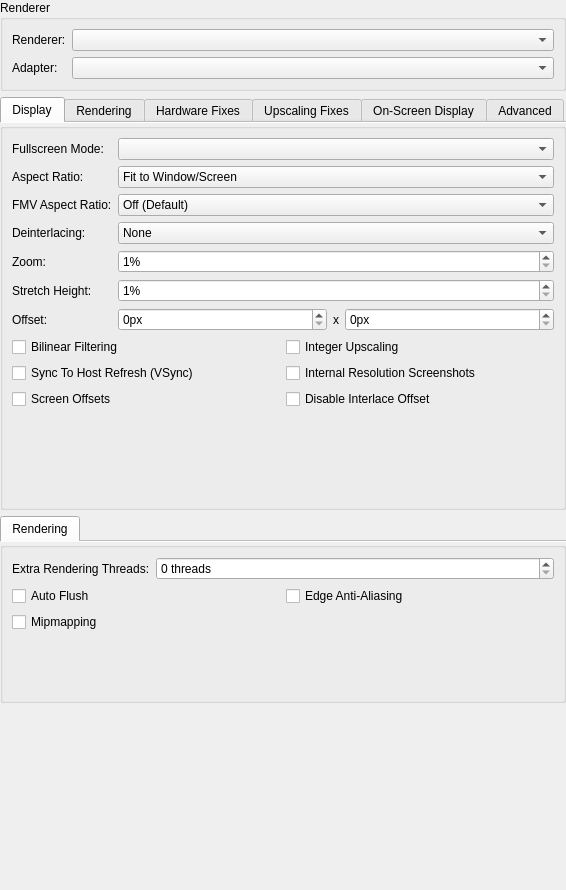
<?xml version="1.0" encoding="UTF-8"?>
<ui version="4.0">
 <class>GraphicsSettingsWidget</class>
 <widget class="QWidget" name="GraphicsSettingsWidget">
  <property name="geometry">
   <rect>
    <x>0</x>
    <y>0</y>
    <width>566</width>
    <height>890</height>
   </rect>
  </property>
  <property name="windowTitle">
   <string>Form</string>
  </property>
  <layout class="QVBoxLayout" name="verticalLayout">
   <property name="leftMargin">
    <number>0</number>
   </property>
   <property name="topMargin">
    <number>0</number>
   </property>
   <property name="rightMargin">
    <number>0</number>
   </property>
   <property name="bottomMargin">
    <number>0</number>
   </property>
   <item>
    <widget class="QGroupBox" name="groupBox_3">
     <property name="title">
      <string>Renderer</string>
     </property>
     <layout class="QFormLayout" name="formLayout">
      <item row="0" column="0">
       <widget class="QLabel" name="label_4">
        <property name="text">
         <string>Renderer:</string>
        </property>
       </widget>
      </item>
      <item row="0" column="1">
       <widget class="QComboBox" name="renderer"/>
      </item>
      <item row="1" column="0">
       <widget class="QLabel" name="label_3">
        <property name="text">
         <string>Adapter:</string>
        </property>
       </widget>
      </item>
      <item row="1" column="1">
       <widget class="QComboBox" name="adapter"/>
      </item>
     </layout>
    </widget>
   </item>
   <item>
    <widget class="QTabWidget" name="hardwareRendererGroup">
     <property name="currentIndex">
      <number>0</number>
     </property>
     <property name="documentMode">
      <bool>true</bool>
     </property>
     <widget class="QGroupBox" name="gameDisplayTab">
      <attribute name="title">
       <string>Display</string>
      </attribute>
      <layout class="QFormLayout" name="formLayout_7">
       <item row="0" column="0">
        <widget class="QLabel" name="label_28">
         <property name="text">
          <string>Fullscreen Mode:</string>
         </property>
        </widget>
       </item>
       <item row="0" column="1">
        <widget class="QComboBox" name="fullscreenModes"/>
       </item>
       <item row="1" column="0">
        <widget class="QLabel" name="label_27">
         <property name="text">
          <string>Aspect Ratio:</string>
         </property>
        </widget>
       </item>
       <item row="1" column="1">
        <widget class="QComboBox" name="aspectRatio">
         <item>
          <property name="text">
           <string>Fit to Window/Screen</string>
          </property>
         </item>
         <item>
          <property name="text">
           <string>Auto Standard (4:3/3:2 Progressive)</string>
          </property>
         </item>
         <item>
          <property name="text">
           <string>Standard (4:3)</string>
          </property>
         </item>
         <item>
          <property name="text">
           <string>Widescreen (16:9)</string>
          </property>
         </item>
        </widget>
       </item>
       <item row="2" column="0">
        <widget class="QLabel" name="label_22">
         <property name="text">
          <string>FMV Aspect Ratio:</string>
         </property>
        </widget>
       </item>
       <item row="2" column="1">
        <widget class="QComboBox" name="fmvAspectRatio">
         <item>
          <property name="text">
           <string>Off (Default)</string>
          </property>
         </item>
         <item>
          <property name="text">
           <string>Auto Standard (4:3/3:2 Progressive)</string>
          </property>
         </item>
         <item>
          <property name="text">
           <string>Standard (4:3)</string>
          </property>
         </item>
         <item>
          <property name="text">
           <string>Widescreen (16:9)</string>
          </property>
         </item>
        </widget>
       </item>
       <item row="3" column="0">
        <widget class="QLabel" name="label_23">
         <property name="text">
          <string>Deinterlacing:</string>
         </property>
        </widget>
       </item>
       <item row="3" column="1">
        <widget class="QComboBox" name="interlacing">
         <item>
          <property name="text">
           <string>None</string>
          </property>
         </item>
         <item>
          <property name="text">
           <string>Weave (Top Field First, Sawtooth)</string>
          </property>
         </item>
         <item>
          <property name="text">
           <string>Weave (Bottom Field First, Sawtooth)</string>
          </property>
         </item>
         <item>
          <property name="text">
           <string>Bob (Top Field First)</string>
          </property>
         </item>
         <item>
          <property name="text">
           <string>Bob (Bottom Field First)</string>
          </property>
         </item>
         <item>
          <property name="text">
           <string>Blend (Top Field First, Half FPS)</string>
          </property>
         </item>
         <item>
          <property name="text">
           <string>Blend (Bottom Field First, Half FPS)</string>
          </property>
         </item>
         <item>
          <property name="text">
           <string>Automatic (Default)</string>
          </property>
         </item>
        </widget>
       </item>
       <item row="4" column="0">
        <widget class="QLabel" name="label_21">
         <property name="text">
          <string>Zoom:</string>
         </property>
        </widget>
       </item>
       <item row="4" column="1">
        <widget class="QSpinBox" name="zoom">
         <property name="suffix">
          <string>%</string>
         </property>
         <property name="minimum">
          <number>1</number>
         </property>
         <property name="maximum">
          <number>300</number>
         </property>
        </widget>
       </item>
       <item row="5" column="0">
        <widget class="QLabel" name="label_24">
         <property name="text">
          <string>Stretch Height:</string>
         </property>
        </widget>
       </item>
       <item row="5" column="1">
        <widget class="QSpinBox" name="stretchY">
         <property name="suffix">
          <string>%</string>
         </property>
         <property name="minimum">
          <number>1</number>
         </property>
         <property name="maximum">
          <number>300</number>
         </property>
        </widget>
       </item>
       <item row="6" column="0">
        <widget class="QLabel" name="label_26">
         <property name="text">
          <string>Offset:</string>
         </property>
        </widget>
       </item>
       <item row="6" column="1">
        <layout class="QHBoxLayout" name="horizontalLayout_3" stretch="1,0,1">
         <item>
          <widget class="QSpinBox" name="offsetX">
           <property name="suffix">
            <string>px</string>
           </property>
           <property name="maximum">
            <number>1000</number>
           </property>
          </widget>
         </item>
         <item>
          <widget class="QLabel" name="label_25">
           <property name="text">
            <string>x</string>
           </property>
          </widget>
         </item>
         <item>
          <widget class="QSpinBox" name="offsetY">
           <property name="suffix">
            <string>px</string>
           </property>
           <property name="maximum">
            <number>1000</number>
           </property>
          </widget>
         </item>
        </layout>
       </item>
       <item row="7" column="0" colspan="2">
        <layout class="QGridLayout" name="gridLayout_5">
         <item row="1" column="1">
          <widget class="QCheckBox" name="internalResolutionScreenshots">
           <property name="text">
            <string>Internal Resolution Screenshots</string>
           </property>
          </widget>
         </item>
         <item row="2" column="0">
          <widget class="QCheckBox" name="PCRTCOffsets">
           <property name="text">
            <string>Screen Offsets</string>
           </property>
          </widget>
         </item>
         <item row="1" column="0">
          <widget class="QCheckBox" name="vsync">
           <property name="text">
            <string>Sync To Host Refresh (VSync)</string>
           </property>
          </widget>
         </item>
         <item row="0" column="1">
          <widget class="QCheckBox" name="integerScaling">
           <property name="text">
            <string>Integer Upscaling</string>
           </property>
          </widget>
         </item>
         <item row="0" column="0">
          <widget class="QCheckBox" name="bilinearFiltering">
           <property name="text">
            <string>Bilinear Filtering</string>
           </property>
          </widget>
         </item>
         <item row="2" column="1">
          <widget class="QCheckBox" name="DisableInterlaceOffset">
           <property name="toolTip">
            <string>Disables interlacing offset which may reduce blurring in some situations.</string>
           </property>
           <property name="text">
            <string>Disable Interlace Offset</string>
           </property>
          </widget>
         </item>
        </layout>
       </item>
      </layout>
     </widget>
     <widget class="QGroupBox" name="hardwareRenderingTab">
      <attribute name="title">
       <string>Rendering</string>
      </attribute>
      <layout class="QFormLayout" name="formLayout_4">
       <item row="0" column="0">
        <widget class="QLabel" name="label">
         <property name="text">
          <string>Internal Resolution:</string>
         </property>
        </widget>
       </item>
       <item row="0" column="1">
        <widget class="QComboBox" name="upscaleMultiplier">
         <item>
          <property name="text">
           <string>Native (PS2)</string>
          </property>
         </item>
         <item>
          <property name="text">
           <string>2x Native (~720p)</string>
          </property>
         </item>
         <item>
          <property name="text">
           <string>3x Native (~1080p)</string>
          </property>
         </item>
         <item>
          <property name="text">
           <string>4x Native (~1440p/2K)</string>
          </property>
         </item>
         <item>
          <property name="text">
           <string>5x Native (~1620p)</string>
          </property>
         </item>
         <item>
          <property name="text">
           <string>6x Native (~2160p/4K)</string>
          </property>
         </item>
         <item>
          <property name="text">
           <string>7x Native (~2520p)</string>
          </property>
         </item>
         <item>
          <property name="text">
           <string>8x Native (~2880p)</string>
          </property>
         </item>
        </widget>
       </item>
       <item row="1" column="0">
        <widget class="QLabel" name="label_6">
         <property name="text">
          <string>Mipmapping:</string>
         </property>
        </widget>
       </item>
       <item row="1" column="1">
        <widget class="QComboBox" name="mipmapping">
         <item>
          <property name="text">
           <string>Automatic (Default)</string>
          </property>
         </item>
         <item>
          <property name="text">
           <string>Off</string>
          </property>
         </item>
         <item>
          <property name="text">
           <string>Basic (Generated Mipmaps)</string>
          </property>
         </item>
         <item>
          <property name="text">
           <string>Full (PS2 Mipmaps)</string>
          </property>
         </item>
        </widget>
       </item>
       <item row="2" column="0">
        <widget class="QLabel" name="label_13">
         <property name="text">
          <string>Texture Filtering:</string>
         </property>
        </widget>
       </item>
       <item row="2" column="1">
        <widget class="QComboBox" name="textureFiltering">
         <item>
          <property name="text">
           <string>Nearest</string>
          </property>
         </item>
         <item>
          <property name="text">
           <string>Bilinear (Forced)</string>
          </property>
         </item>
         <item>
          <property name="text">
           <string>Bilinear (PS2)</string>
          </property>
         </item>
         <item>
          <property name="text">
           <string>Bilinear (Forced excluding sprite)</string>
          </property>
         </item>
        </widget>
       </item>
       <item row="3" column="0">
        <widget class="QLabel" name="label_11">
         <property name="text">
          <string>Trilinear Filtering:</string>
         </property>
        </widget>
       </item>
       <item row="3" column="1">
        <widget class="QComboBox" name="trilinearFiltering">
         <item>
          <property name="text">
           <string>Automatic (Default)</string>
          </property>
         </item>
         <item>
          <property name="text">
           <string>Off (None)</string>
          </property>
         </item>
         <item>
          <property name="text">
           <string>Trilinear (PS2)</string>
          </property>
         </item>
         <item>
          <property name="text">
           <string>Trilinear (Forced)</string>
          </property>
         </item>
        </widget>
       </item>
       <item row="4" column="0">
        <widget class="QLabel" name="label_5">
         <property name="text">
          <string>Anisotropic Filtering:</string>
         </property>
        </widget>
       </item>
       <item row="4" column="1">
        <widget class="QComboBox" name="anisotropicFiltering"/>
       </item>
       <item row="5" column="0">
        <widget class="QLabel" name="label_2">
         <property name="text">
          <string>Dithering:</string>
         </property>
        </widget>
       </item>
       <item row="5" column="1">
        <widget class="QComboBox" name="dithering">
         <item>
          <property name="text">
           <string>Off</string>
          </property>
         </item>
         <item>
          <property name="text">
           <string>Scaled</string>
          </property>
         </item>
         <item>
          <property name="text">
           <string>Unscaled (Default)</string>
          </property>
         </item>
        </widget>
       </item>
       <item row="6" column="0">
        <widget class="QLabel" name="label_7">
         <property name="text">
          <string>CRC Fix Level:</string>
         </property>
        </widget>
       </item>
       <item row="6" column="1">
        <widget class="QComboBox" name="crcFixLevel">
         <item>
          <property name="text">
           <string>Automatic (Default)</string>
          </property>
         </item>
         <item>
          <property name="text">
           <string>None (Debug)</string>
          </property>
         </item>
         <item>
          <property name="text">
           <string>Minimum (Debug)</string>
          </property>
         </item>
         <item>
          <property name="text">
           <string>Partial (OpenGL)</string>
          </property>
         </item>
         <item>
          <property name="text">
           <string>Full (Direct3D)</string>
          </property>
         </item>
         <item>
          <property name="text">
           <string>Aggressive</string>
          </property>
         </item>
        </widget>
       </item>
       <item row="7" column="0">
        <widget class="QLabel" name="label_8">
         <property name="text">
          <string>Blending Accuracy:</string>
         </property>
        </widget>
       </item>
       <item row="7" column="1">
        <widget class="QComboBox" name="blending">
         <item>
          <property name="text">
           <string>Minimum</string>
          </property>
         </item>
         <item>
          <property name="text">
           <string>Basic (Recommended)</string>
          </property>
         </item>
         <item>
          <property name="text">
           <string>Medium</string>
          </property>
         </item>
         <item>
          <property name="text">
           <string>High</string>
          </property>
         </item>
         <item>
          <property name="text">
           <string>Full (Slow)</string>
          </property>
         </item>
         <item>
          <property name="text">
           <string>Maximum (Very Slow)</string>
          </property>
         </item>
        </widget>
       </item>
       <item row="9" column="0" colspan="2">
        <layout class="QGridLayout" name="basicCheckboxGridLayout">
         <item row="1" column="0">
          <widget class="QCheckBox" name="gpuPaletteConversion">
           <property name="text">
            <string>GPU Palette Conversion</string>
           </property>
          </widget>
         </item>
         <item row="0" column="1">
          <widget class="QCheckBox" name="conservativeBufferAllocation">
           <property name="text">
            <string>Conservative Buffer Allocation</string>
           </property>
          </widget>
         </item>
         <item row="0" column="0">
          <widget class="QCheckBox" name="accurateDATE">
           <property name="text">
            <string>Accurate Destination Alpha Test</string>
           </property>
          </widget>
         </item>
         <item row="1" column="1">
          <widget class="QCheckBox" name="enableHWFixes">
           <property name="text">
            <string>Manual Hardware Renderer Fixes</string>
           </property>
          </widget>
         </item>
        </layout>
       </item>
       <item row="8" column="0">
        <widget class="QLabel" name="label_20">
         <property name="text">
          <string>Texture Preloading:</string>
         </property>
        </widget>
       </item>
       <item row="8" column="1">
        <widget class="QComboBox" name="texturePreloading">
         <item>
          <property name="text">
           <string>None</string>
          </property>
         </item>
         <item>
          <property name="text">
           <string>Partial</string>
          </property>
         </item>
         <item>
          <property name="text">
           <string>Full (Hash Cache)</string>
          </property>
         </item>
        </widget>
       </item>
      </layout>
     </widget>
     <widget class="QGroupBox" name="hardwareFixesTab">
      <attribute name="title">
       <string>Hardware Fixes</string>
      </attribute>
      <layout class="QFormLayout" name="formLayout_2">
       <item row="0" column="0">
        <widget class="QLabel" name="label_10">
         <property name="text">
          <string>Half Screen Fix:</string>
         </property>
        </widget>
       </item>
       <item row="0" column="1">
        <widget class="QComboBox" name="halfScreenFix">
         <item>
          <property name="text">
           <string>Automatic (Default)</string>
          </property>
         </item>
         <item>
          <property name="text">
           <string>Force Disabled</string>
          </property>
         </item>
         <item>
          <property name="text">
           <string>Force Enabled</string>
          </property>
         </item>
        </widget>
       </item>
       <item row="1" column="0">
        <widget class="QLabel" name="label_12">
         <property name="text">
          <string>Skipdraw Range:</string>
         </property>
        </widget>
       </item>
       <item row="1" column="1">
        <layout class="QHBoxLayout" name="horizontalLayout">
         <item>
          <widget class="QSpinBox" name="skipDrawStart">
           <property name="maximum">
            <number>10000</number>
           </property>
          </widget>
         </item>
         <item>
          <widget class="QSpinBox" name="skipDrawEnd">
           <property name="maximum">
            <number>10000</number>
           </property>
          </widget>
         </item>
        </layout>
       </item>
       <item row="2" column="0" colspan="2">
        <layout class="QGridLayout" name="gridLayout">
         <item row="0" column="0">
          <widget class="QCheckBox" name="hwAutoFlush">
           <property name="text">
            <string>Auto Flush</string>
           </property>
          </widget>
         </item>
         <item row="0" column="1">
          <widget class="QCheckBox" name="frameBufferConversion">
           <property name="text">
            <string>Frame Buffer Conversion</string>
           </property>
          </widget>
         </item>
         <item row="1" column="0">
          <widget class="QCheckBox" name="disableDepthEmulation">
           <property name="text">
            <string>Disable Depth Emulation</string>
           </property>
          </widget>
         </item>
         <item row="1" column="1">
          <widget class="QCheckBox" name="memoryWrapping">
           <property name="text">
            <string>Memory Wrapping</string>
           </property>
          </widget>
         </item>
         <item row="2" column="0">
          <widget class="QCheckBox" name="disableSafeFeatures">
           <property name="text">
            <string>Disable Safe Features</string>
           </property>
          </widget>
         </item>
         <item row="2" column="1">
          <widget class="QCheckBox" name="preloadFrameData">
           <property name="text">
            <string>Preload Frame Data</string>
           </property>
          </widget>
         </item>
         <item row="3" column="0">
          <widget class="QCheckBox" name="disablePartialInvalidation">
           <property name="text">
            <string>Disable Partial Invalidation</string>
           </property>
          </widget>
         </item>
          <item row="4" column="0">
            <widget class="QCheckBox" name="PushbackTargetValid">
              <property name="text">
                <string>Pushback Target Valid</string>
              </property>
            </widget>
          </item>
         <item row="3" column="1">
          <widget class="QCheckBox" name="textureInsideRt">
           <property name="text">
            <string>Texture Inside RT</string>
           </property>
          </widget>
         </item>
        </layout>
       </item>
      </layout>
     </widget>
     <widget class="QGroupBox" name="upscalingFixesTab">
      <attribute name="title">
       <string>Upscaling Fixes</string>
      </attribute>
      <layout class="QFormLayout" name="formLayout_5">
       <item row="0" column="0">
        <widget class="QLabel" name="label_14">
         <property name="text">
          <string>Half Pixel Offset:</string>
         </property>
        </widget>
       </item>
       <item row="0" column="1">
        <widget class="QComboBox" name="halfPixelOffset">
         <item>
          <property name="text">
           <string>Off (Default)</string>
          </property>
         </item>
         <item>
          <property name="text">
           <string>Normal (Vertex)</string>
          </property>
         </item>
         <item>
          <property name="text">
           <string>Special (Texture)</string>
          </property>
         </item>
         <item>
          <property name="text">
           <string>Special (Texture - Aggressive)</string>
          </property>
         </item>
        </widget>
       </item>
       <item row="1" column="0">
        <widget class="QLabel" name="label_15">
         <property name="text">
          <string>Round Sprite:</string>
         </property>
        </widget>
       </item>
       <item row="1" column="1">
        <widget class="QComboBox" name="roundSprite">
         <item>
          <property name="text">
           <string>Off (Default)</string>
          </property>
         </item>
         <item>
          <property name="text">
           <string>Half</string>
          </property>
         </item>
         <item>
          <property name="text">
           <string>Full</string>
          </property>
         </item>
        </widget>
       </item>
       <item row="2" column="0">
        <widget class="QLabel" name="label_16">
         <property name="text">
          <string>Texture Offsets:</string>
         </property>
        </widget>
       </item>
       <item row="2" column="1">
        <layout class="QHBoxLayout" name="horizontalLayout_2" stretch="0,1,0,1">
         <item>
          <widget class="QLabel" name="label_17">
           <property name="text">
            <string>X:</string>
           </property>
          </widget>
         </item>
         <item>
          <widget class="QSpinBox" name="textureOffsetX">
           <property name="maximum">
            <number>1000</number>
           </property>
          </widget>
         </item>
         <item>
          <widget class="QLabel" name="label_18">
           <property name="text">
            <string>Y:</string>
           </property>
          </widget>
         </item>
         <item>
          <widget class="QSpinBox" name="textureOffsetY">
           <property name="maximum">
            <number>1000</number>
           </property>
          </widget>
         </item>
        </layout>
       </item>
       <item row="3" column="0" colspan="2">
        <layout class="QGridLayout" name="gridLayout_3">
         <item row="0" column="1">
          <widget class="QCheckBox" name="mergeSprite">
           <property name="text">
            <string>Merge Sprite</string>
           </property>
          </widget>
         </item>
         <item row="0" column="0">
          <widget class="QCheckBox" name="alignSprite">
           <property name="text">
            <string>Align Sprite</string>
           </property>
          </widget>
         </item>
         <item row="1" column="0">
          <widget class="QCheckBox" name="wildHack">
           <property name="text">
            <string>Wild Arms Hack</string>
           </property>
          </widget>
         </item>
        </layout>
       </item>
      </layout>
     </widget>
     <widget class="QGroupBox" name="osdTab">
      <attribute name="title">
       <string>On-Screen Display</string>
      </attribute>
      <layout class="QVBoxLayout" name="verticalLayout_3">
       <item>
        <widget class="QGroupBox" name="groupBox_4">
         <property name="title">
          <string>On-Screen Display</string>
         </property>
         <layout class="QFormLayout" name="formLayout_8">
          <item row="0" column="0">
           <widget class="QLabel" name="label_29">
            <property name="text">
             <string>OSD Scale:</string>
            </property>
           </widget>
          </item>
          <item row="0" column="1">
           <widget class="QSpinBox" name="osdScale">
            <property name="suffix">
             <string>%</string>
            </property>
            <property name="minimum">
             <number>100</number>
            </property>
            <property name="maximum">
             <number>500</number>
            </property>
           </widget>
          </item>
          <item row="1" column="0" colspan="2">
           <layout class="QGridLayout" name="gridLayout_6">
            <item row="0" column="0">
             <widget class="QCheckBox" name="osdShowMessages">
              <property name="text">
               <string>Show Notifications</string>
              </property>
             </widget>
            </item>
            <item row="0" column="1">
             <widget class="QCheckBox" name="osdShowSpeed">
              <property name="text">
               <string>Show Speed</string>
              </property>
             </widget>
            </item>
            <item row="1" column="0">
             <widget class="QCheckBox" name="osdShowFPS">
              <property name="text">
               <string>Show FPS</string>
              </property>
             </widget>
            </item>
            <item row="1" column="1">
             <widget class="QCheckBox" name="osdShowResolution">
              <property name="text">
               <string>Show Resolution</string>
              </property>
             </widget>
            </item>
            <item row="2" column="0">
             <widget class="QCheckBox" name="osdShowCPU">
              <property name="text">
               <string>Show CPU Usage</string>
              </property>
             </widget>
            </item>
            <item row="2" column="1">
             <widget class="QCheckBox" name="osdShowGPU">
              <property name="text">
               <string>Show GPU Usage</string>
              </property>
             </widget>
            </item>
            <item row="3" column="0">
             <widget class="QCheckBox" name="osdShowGSStats">
              <property name="text">
               <string>Show Statistics</string>
              </property>
             </widget>
            </item>
            <item row="3" column="1">
             <widget class="QCheckBox" name="osdShowIndicators">
              <property name="text">
               <string>Show Indicators</string>
              </property>
             </widget>
            </item>
           </layout>
          </item>
         </layout>
        </widget>
       </item>
       <item>
        <widget class="QGroupBox" name="groupBox_5">
         <property name="title">
          <string>Post-Processing</string>
         </property>
         <layout class="QFormLayout" name="formLayout_9">
          <item row="0" column="0">
           <widget class="QCheckBox" name="shadeBoost">
            <property name="text">
             <string>Shade Boost</string>
            </property>
           </widget>
          </item>
          <item row="0" column="1">
           <layout class="QHBoxLayout" name="horizontalLayout_4">
            <item>
             <spacer name="horizontalSpacer">
              <property name="orientation">
               <enum>Qt::Horizontal</enum>
              </property>
              <property name="sizeHint" stdset="0">
               <size>
                <width>40</width>
                <height>20</height>
               </size>
              </property>
             </spacer>
            </item>
            <item>
             <widget class="QLabel" name="label_31">
              <property name="text">
               <string>Brightness:</string>
              </property>
             </widget>
            </item>
            <item>
             <widget class="QSpinBox" name="shadeBoostBrightness">
              <property name="minimum">
               <number>1</number>
              </property>
              <property name="maximum">
               <number>100</number>
              </property>
             </widget>
            </item>
            <item>
             <widget class="QLabel" name="label_32">
              <property name="text">
               <string>Contrast:</string>
              </property>
             </widget>
            </item>
            <item>
             <widget class="QSpinBox" name="shadeBoostContrast">
              <property name="minimum">
               <number>1</number>
              </property>
              <property name="maximum">
               <number>100</number>
              </property>
             </widget>
            </item>
            <item>
             <widget class="QLabel" name="label_33">
              <property name="text">
               <string>Saturation</string>
              </property>
             </widget>
            </item>
            <item>
             <widget class="QSpinBox" name="shadeBoostSaturation">
              <property name="minimum">
               <number>1</number>
              </property>
              <property name="maximum">
               <number>100</number>
              </property>
             </widget>
            </item>
           </layout>
          </item>
          <item row="1" column="0">
           <widget class="QCheckBox" name="fxaa">
            <property name="text">
             <string>FXAA</string>
            </property>
           </widget>
          </item>
          <item row="2" column="0">
           <widget class="QLabel" name="label_35">
            <property name="text">
             <string>TV Shader</string>
            </property>
           </widget>
          </item>
          <item row="2" column="1">
           <widget class="QComboBox" name="tvShader">
            <item>
             <property name="text">
              <string>None</string>
             </property>
            </item>
            <item>
             <property name="text">
              <string>Scanline Filter</string>
             </property>
            </item>
            <item>
             <property name="text">
              <string>Diagonal Filter</string>
             </property>
            </item>
            <item>
             <property name="text">
              <string>Triangular Filter</string>
             </property>
            </item>
            <item>
             <property name="text">
              <string>Wave Filter</string>
             </property>
            </item>
           </widget>
          </item>
         </layout>
        </widget>
       </item>
       <item>
        <spacer name="verticalSpacer_3">
         <property name="orientation">
          <enum>Qt::Vertical</enum>
         </property>
         <property name="sizeHint" stdset="0">
          <size>
           <width>20</width>
           <height>40</height>
          </size>
         </property>
        </spacer>
       </item>
      </layout>
     </widget>
     <widget class="QGroupBox" name="advancedTab">
      <attribute name="title">
       <string>Advanced</string>
      </attribute>
      <layout class="QVBoxLayout" name="verticalLayout_2">
       <item>
        <widget class="QGroupBox" name="groupBox_2">
         <property name="title">
          <string>Debug Options</string>
         </property>
         <layout class="QFormLayout" name="formLayout_6">
          <item row="0" column="0">
           <widget class="QLabel" name="label_19">
            <property name="text">
             <string>Override Texture Barriers:</string>
            </property>
           </widget>
          </item>
          <item row="0" column="1">
           <widget class="QComboBox" name="overrideTextureBarriers">
            <item>
             <property name="text">
              <string>Automatic (Default)</string>
             </property>
            </item>
            <item>
             <property name="text">
              <string>Force Disabled</string>
             </property>
            </item>
            <item>
             <property name="text">
              <string>Force Enabled</string>
             </property>
            </item>
           </widget>
          </item>
          <item row="1" column="0">
           <widget class="QLabel" name="label_30">
            <property name="text">
             <string>Override Geometry Shader:</string>
            </property>
           </widget>
          </item>
          <item row="1" column="1">
           <widget class="QComboBox" name="overrideGeometryShader">
            <item>
             <property name="text">
              <string>Automatic (Default)</string>
             </property>
            </item>
            <item>
             <property name="text">
              <string>Force Disabled</string>
             </property>
            </item>
            <item>
             <property name="text">
              <string>Force Enabled</string>
             </property>
            </item>
           </widget>
          </item>
          <item row="3" column="0" colspan="2">
           <layout class="QGridLayout" name="gridLayout_7">
            <item row="0" column="0">
             <widget class="QCheckBox" name="useBlitSwapChain">
              <property name="text">
               <string>Use Blit Swap Chain</string>
              </property>
             </widget>
            </item>
            <item row="0" column="1">
             <widget class="QCheckBox" name="useDebugDevice">
              <property name="text">
               <string>Use Debug Device</string>
              </property>
             </widget>
            </item>
            <item row="1" column="0">
             <widget class="QCheckBox" name="disableDualSource">
              <property name="text">
               <string>Disable Dual Source Blending</string>
              </property>
             </widget>
            </item>
            <item row="1" column="1">
             <widget class="QCheckBox" name="disableFramebufferFetch">
              <property name="text">
               <string>Disable Framebuffer Fetch</string>
              </property>
             </widget>
            </item>
            <item row="2" column="0">
             <widget class="QCheckBox" name="skipPresentingDuplicateFrames">
              <property name="text">
               <string>Skip Presenting Duplicate Frames</string>
              </property>
             </widget>
            </item>
            <item row="2" column="1">
             <widget class="QCheckBox" name="disableHardwareReadbacks">
              <property name="text">
               <string>Disable Hardware Readbacks</string>
              </property>
             </widget>
            </item>
           </layout>
          </item>
          <item row="2" column="0">
           <widget class="QLabel" name="label_34">
            <property name="text">
             <string>GS Dump Compression:</string>
            </property>
           </widget>
          </item>
          <item row="2" column="1">
           <widget class="QComboBox" name="gsDumpCompression">
            <item>
             <property name="text">
              <string>Uncompressed</string>
             </property>
            </item>
            <item>
             <property name="text">
              <string>LZMA (xz)</string>
             </property>
            </item>
            <item>
             <property name="text">
              <string>Zstandard (zst)</string>
             </property>
            </item>
           </widget>
          </item>
         </layout>
        </widget>
       </item>
       <item>
        <widget class="QGroupBox" name="groupBox">
         <property name="title">
          <string>Texture Replacement</string>
         </property>
         <layout class="QGridLayout" name="gridLayout_8">
          <item row="0" column="0">
           <widget class="QCheckBox" name="dumpReplaceableTextures">
            <property name="text">
             <string>Dump Textures</string>
            </property>
           </widget>
          </item>
          <item row="0" column="1">
           <widget class="QCheckBox" name="dumpReplaceableMipmaps">
            <property name="text">
             <string>Dump Mipmaps</string>
            </property>
           </widget>
          </item>
          <item row="1" column="1">
           <widget class="QCheckBox" name="loadTextureReplacementsAsync">
            <property name="text">
             <string>Async Texture Loading</string>
            </property>
           </widget>
          </item>
          <item row="2" column="1">
           <widget class="QCheckBox" name="precacheTextureReplacements">
            <property name="text">
             <string>Precache Textures</string>
            </property>
           </widget>
          </item>
          <item row="2" column="0">
           <widget class="QCheckBox" name="loadTextureReplacements">
            <property name="text">
             <string>Load Textures</string>
            </property>
           </widget>
          </item>
          <item row="1" column="0">
           <widget class="QCheckBox" name="dumpTexturesWithFMVActive">
            <property name="text">
             <string>Dump FMV Textures</string>
            </property>
           </widget>
          </item>
         </layout>
        </widget>
       </item>
       <item>
        <spacer name="verticalSpacer_2">
         <property name="orientation">
          <enum>Qt::Vertical</enum>
         </property>
         <property name="sizeHint" stdset="0">
          <size>
           <width>20</width>
           <height>40</height>
          </size>
         </property>
        </spacer>
       </item>
      </layout>
     </widget>
    </widget>
   </item>
   <item>
    <widget class="QTabWidget" name="softwareRendererGroup">
     <property name="documentMode">
      <bool>true</bool>
     </property>
     <widget class="QGroupBox" name="softwareRendererSettings">
      <attribute name="title">
       <string>Rendering</string>
      </attribute>
      <layout class="QFormLayout" name="formLayout_3">
       <item row="0" column="0">
        <widget class="QLabel" name="label_9">
         <property name="text">
          <string>Extra Rendering Threads:</string>
         </property>
        </widget>
       </item>
       <item row="0" column="1">
        <widget class="QSpinBox" name="extraSWThreads">
         <property name="suffix">
          <string> threads</string>
         </property>
        </widget>
       </item>
       <item row="1" column="0" colspan="2">
        <layout class="QGridLayout" name="gridLayout_2">
         <item row="0" column="0">
          <widget class="QCheckBox" name="swAutoFlush">
           <property name="text">
            <string>Auto Flush</string>
           </property>
          </widget>
         </item>
         <item row="1" column="0">
          <widget class="QCheckBox" name="swMipmap">
           <property name="text">
            <string>Mipmapping</string>
           </property>
          </widget>
         </item>
         <item row="0" column="1">
          <widget class="QCheckBox" name="swAA1">
           <property name="text">
            <string>Edge Anti-Aliasing</string>
           </property>
          </widget>
         </item>
        </layout>
       </item>
      </layout>
     </widget>
    </widget>
   </item>
   <item>
    <spacer name="verticalSpacer">
     <property name="orientation">
      <enum>Qt::Vertical</enum>
     </property>
     <property name="sizeHint" stdset="0">
      <size>
       <width>20</width>
       <height>40</height>
      </size>
     </property>
    </spacer>
   </item>
  </layout>
 </widget>
 <resources/>
 <connections/>
</ui>
